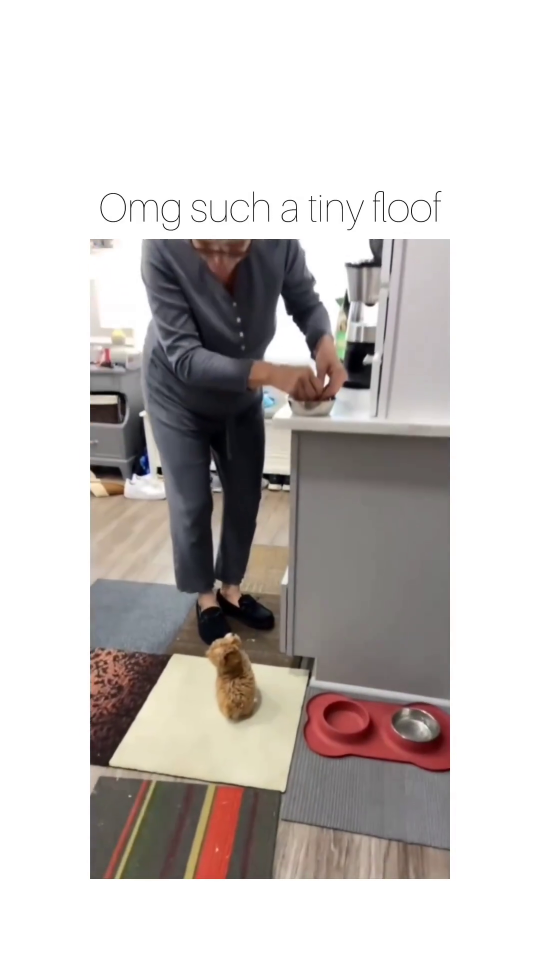
#> input picture frame 82 of ex/3333157214264966160.mp4, 1080 x 1920 px (shown at 1/2 size)
$ python main.py   (older library calls are emulated)
#> lines starting #> are read from the running program, lines starting #| are printed output that depends on the picture; after the words box and inside, x2 and y2 are one past the last pixel; in counts of white or black regions, pixels touching at a corner belong together
### folder.py
import os

def get_files_with_extension(folder_path, file_extension):
    # Ensure the file extension starts with a dot
#> called with folder_path = 'ex', file_extension = 'mp4'
    if not file_extension.startswith('.'):
        file_extension = '.' + file_extension

    # List to store the paths of matching files
    matching_files = []

    # Walk through the folder
    for root, dirs, files in os.walk(folder_path):
        for file in files:
            if file.lower().endswith(file_extension.lower()):
                matching_files.append(os.path.join(root, file))

    return matching_files

# [6 lines of commented-out code are left out]

### snapshot.py
import cv2

def capture_snapshot(video_path, output_path):
    # Open the video file
    video = cv2.VideoCapture(video_path)

    # Check if video opened successfully
    if not video.isOpened():
        print("Error: Could not open video.")
        return

    # Read the first frame
    success, frame = video.read()

    # If reading the frame was not successful, exit
    if not success:
        print("Error: Could not read frame.")
        return

    # Save the frame as a PNG image
    cv2.imwrite(output_path, frame)

    # Release the video object and close the window
    video.release()
    cv2.destroyAllWindows()

# Example usage:
# video_file = 'ex.mp4'  # Replace with your video file path
# output_file = 'snapshot.png'  # Output file path for the snapshot

# capture_snapshot(video_file, output_file)

### posize.py
import cv2

class ImageDetector:
    def __init__(self, image_path, min_width=100, min_height=100):
        self.image_path = image_path
        self.min_width = min_width
        self.min_height = min_height
        self.image = None
        self.gray_image = None
        self.binary_image = None
        self.contours = None

    def load_image(self):
        self.image = cv2.imread(self.image_path)
        if self.image is None:
            raise ValueError("Image not found or unable to load.")
        return self.image

    def convert_to_grayscale(self):
        self.gray_image = cv2.cvtColor(self.image, cv2.COLOR_BGR2GRAY)
        return self.gray_image

    def apply_threshold(self):
        _, self.binary_image = cv2.threshold(self.gray_image, 240, 255, cv2.THRESH_BINARY_INV)
        return self.binary_image

    def find_contours(self):
        self.contours, _ = cv2.findContours(self.binary_image, cv2.RETR_EXTERNAL, cv2.CHAIN_APPROX_SIMPLE)
        return self.contours

    def detect_main_image(self):
        main_x, main_y, main_w, main_h = 0, 0, 0, 0
        for contour in self.contours:
            x, y, w, h = cv2.boundingRect(contour)
            if w > self.min_width and h > self.min_height:
                main_x, main_y, main_w, main_h = x, y, w, h
                cv2.rectangle(self.image, (x, y), (x+w, y+h), (0, 255, 0), 2)
                #print(f"Position: ({x}, {y}), Width: {w}, Height: {h}")
        return main_x, main_y, main_w, main_h

    # [4 lines left out: function display_image, not called in this run]

    def process_image(self):
        self.load_image()
        self.convert_to_grayscale()
        self.apply_threshold()
        self.find_contours()
        self.detect_main_image()
        # [7 lines of commented-out code are left out]

### whitebgtext.py
import cv2
from PIL import Image
import numpy as np

def crop_text_from_upper_half(image_path, output_path=None):
    # Load the image
    image = cv2.imread(image_path)

    if image is None:
        raise ValueError(f"Image at path '{image_path}' could not be loaded.")

    # Get image dimensions
    height, width, _ = image.shape

    # Crop to the upper half of the image
    upper_half = image[:height // 2, :]

    # Convert the upper half to grayscale
    gray = cv2.cvtColor(upper_half, cv2.COLOR_BGR2GRAY)

    # Apply a binary threshold to get a binary image
    _, binary = cv2.threshold(gray, 240, 255, cv2.THRESH_BINARY_INV)

    # Find contours in the binary image
    contours, _ = cv2.findContours(binary, cv2.RETR_EXTERNAL, cv2.CHAIN_APPROX_SIMPLE)

    # Initialize variables to find the bounding box of all text
    min_x, min_y = float('inf'), float('inf')
    max_x, max_y = 0, 0

    # Loop through each contour to find the overall bounding box
    for contour in contours:
        x, y, w, h = cv2.boundingRect(contour)
        min_x = min(min_x, x)
        min_y = min(min_y, y)
        max_x = max(max_x, x + w)
        max_y = max(max_y, y + h)

    # Ensure we found some text, otherwise set the bounding box to the whole upper half
    if min_x == float('inf') or min_y == float('inf'):
        min_x, min_y, max_x, max_y = 0, 0, width, height // 2

    # Crop the image to the bounding box of the text
    cropped_image = upper_half[min_y:max_y, min_x:max_x]

    # Convert the cropped image to PIL format
    cropped_image_pil = Image.fromarray(cv2.cvtColor(cropped_image, cv2.COLOR_BGR2RGB))

    # Save or return the cropped image
    if output_path:
        cropped_image_pil.save(output_path)
    else:
        return cropped_image_pil

# Example usage
# crop_text_from_upper_half('ext.png', 't.jpg')

### crop.py
import cv2
import moviepy.editor as mp
import threading

class VideoProcessor:
    def __init__(self, input_path, x, y, width, height, output, temp):
        self.input_path = input_path
        self.temp_output_path = temp
        self.final_output_path = output
        self.x = x
        self.y = y
        self.width = width
        self.height = height

    def crop_video(self):
        cap = cv2.VideoCapture(self.input_path)
        fps = cap.get(cv2.CAP_PROP_FPS)
        frame_size = (int(self.width), int(self.height))
        fourcc = cv2.VideoWriter_fourcc(*'mp4v')
        out = cv2.VideoWriter(self.temp_output_path, fourcc, fps, frame_size)

        while True:
            ret, frame = cap.read()
            if not ret:
                break
            cropped_frame = frame[self.y:self.y + self.height, self.x:self.x + self.width]
            out.write(cropped_frame)

        cap.release()
        out.release()

    def combine_audio(self):
        video_clip = mp.VideoFileClip(self.temp_output_path)
        audio_clip = mp.VideoFileClip(self.input_path).audio

        # Ensure the video and audio have the same duration
        video_duration = video_clip.duration
        audio_clip = audio_clip.subclip(0, video_duration)

        # Trim the last half second
        trim_duration = 0.4
        trimmed_video_clip = video_clip.subclip(0, video_duration - trim_duration)
        trimmed_audio_clip = audio_clip.subclip(0, video_duration - trim_duration)

        final_clip = trimmed_video_clip.set_audio(trimmed_audio_clip)
        final_clip.write_videofile(self.final_output_path, codec='libx264', audio_codec='aac', preset='fast')

    def process_video(self):
        # Create threads for cropping video and combining audio
        crop_thread = threading.Thread(target=self.crop_video)
        crop_thread.start()
        crop_thread.join()  # Ensure cropping is finished before combining audio

        combine_thread = threading.Thread(target=self.combine_audio)
        combine_thread.start()
        combine_thread.join()


# [10 lines of commented-out code are left out]

### textpng.py
from PIL import Image, ImageDraw, ImageFont
import textwrap
import json

class TextImageCreator:
    def __init__(self, text, height_px, width_px, wrap=10, font_path="assets\\Poppins-Regular.ttf", font_size=212):
        self.text = text
        self.height_px = height_px
        self.width_px = width_px
        self.wrap = wrap
        self.font_path = font_path
        self.font_size = font_size

        self.image = Image.new("RGBA", (self.width_px, self.height_px), (255, 255, 255, 0))
        self.font = ImageFont.truetype(self.font_path, self.font_size)
        self.draw = ImageDraw.Draw(self.image)

    def wrap_text(self):
        return textwrap.wrap(self.text, width=self.wrap)

    def calculate_line_height(self):
        line_metrics = self.font.getmetrics()
        return line_metrics[0] + line_metrics[1] // 2

    def draw_text(self):
        lines = self.wrap_text()
        line_height = self.calculate_line_height()
        total_text_height = len(lines) * line_height
        y_start = (self.height_px - total_text_height) // 2

        for line in lines:
            bbox = self.draw.textbbox((0, 0), line, font=self.font)
            line_width = bbox[2] - bbox[0]
            x = (self.width_px - line_width) // 2
            y = y_start

            self.draw.text((x, y), line, font=self.font, fill="black")
            y_start += line_height

    def create_image(self):
        self.draw_text()
        return self.image

class LengthCalculator:
    @staticmethod
    def calculate(text):
        thresholds = [10, 20, 30, 40, 50, 60, 70, 80, 90, 100, 110, 120, 130, 140, 150]
        tl = len(text)

        for threshold in thresholds:
            if tl <= threshold:
                return str(threshold)

        return '150'

class FinalImageCreator:
    def __init__(self):
        with open('assets\\textsize.json', "r") as file:
            self.data = json.load(file)

    def create_final_image(self, text, output):
        text_length = LengthCalculator.calculate(text)
        wrap = int(self.data[text_length]['wrap'])
        font_size = int(self.data[text_length]['font_size'])

        text_image_creator = TextImageCreator(text, 900, 2700, wrap=wrap, font_size=font_size)
        image = text_image_creator.create_image()
        image.save(output)

# Usage
# final_image_creator = FinalImageCreator()
# final_image_creator.create_final_image("Your text here", "tempsnap\\output.png")

### ratio.py
import cv2

def get_video_recommendation(video_path):
    # Open the video file
    video = cv2.VideoCapture(video_path)

    if not video.isOpened():
        raise ValueError("Error opening video file")

    # Get the width and height of the video
    width = video.get(cv2.CAP_PROP_FRAME_WIDTH)
    height = video.get(cv2.CAP_PROP_FRAME_HEIGHT)

    # Release the video capture object
    video.release()

    # Find the greatest common divisor (gcd) to simplify the ratio
    def gcd(a, b):
        while b:
            a, b = b, a % b
        return a

    # Calculate the gcd of width and height
    common_divisor = gcd(int(width), int(height))

    # Calculate the ratio
    width_ratio = int(width // common_divisor)
    height_ratio = int(height // common_divisor)

    # Define standard aspect ratios
    standard_ratios = {
        (1, 1): "Square",
        (9, 16): "Vertical (9:16)",
        (16, 9): "Horizontal (16:9)",
        (2, 1): "Cinematic (2:1)",
        (3, 2): "Classic (3:2)",
        (2, 3): "Vertical (2:3)",
        (1, 2): "Vertical (1:2)"
    }

    # Function to check if the calculated ratio is close to a standard ratio within tolerance
    def is_close_to_standard_ratio(width_ratio, height_ratio, tolerance=0.05):
        for (w, h), ratio_name in standard_ratios.items():
            if abs(width_ratio / height_ratio - w / h) < tolerance or abs(height_ratio / width_ratio - h / w) < tolerance:
                return (w, h), ratio_name
        return None, None

    # Determine the type of ratio
    ratio_type = is_close_to_standard_ratio(width_ratio, height_ratio)

    if ratio_type is None:
        return None

    return ratio_type[0]

# Example usage:
# video_path = 'temp_cropped_video.mp4'
# print(get_video_recommendation(video_path))

### video_edit.py
from moviepy.editor import ColorClip, VideoFileClip, CompositeVideoClip, ImageClip, vfx, AudioFileClip
from moviepy.video.fx.all import resize, fadein, speedx
from moviepy.video.fx.all import colorx, lum_contrast
from ratio import get_video_recommendation
from delete import delete_file
import json

class FinalVideoCreator:
    def __init__(self, overlay_video_path, overlay_image_path, grain, output_video_path, delete=False, audio=False, audio_path=None, carousels=False):
        self.overlay_video_path = overlay_video_path
        self.overlay_image_path = overlay_image_path
        self.grain = grain
        self.output_video_path = output_video_path
        self.delete = delete
        self.audio = audio
        self.audio_path = audio_path
        self.carousels = carousels

    def video_size(self):
        video_ratio = get_video_recommendation(self.overlay_video_path)
        ratio_map = {
            (1, 1): "1:1",
            (2, 1): "2:1",
            (1, 2): "1:2",
            (9, 16): "9:16",
            (16, 9): "16:9",
            (2, 3): "2:3",
            (3, 2): "3:2",
            None: "9:16"
        }
        ratio_vid_key = ratio_map.get(video_ratio, None)
        if ratio_vid_key is None:
            raise ValueError("Unsupported video ratio")
        print(ratio_vid_key)

        if(self.carousels):
            with open("assets\\video_pns_carousels.json", 'r') as file:
                ratio_data = json.load(file)
                ratio_vid = ratio_data[ratio_vid_key]
        else:
            with open("assets\\video_pns_reels.json", 'r') as file:
                ratio_data = json.load(file)
                ratio_vid = ratio_data[ratio_vid_key]

        self.main_height = ratio_vid["height"]
        self.main_width = ratio_vid["width"]
        self.main_top = ratio_vid["top"]
        self.main_left = ratio_vid["left"]

    def create_final_video(self):
        # Initialize video size attributes
        self.video_size()

        # Load the overlay video
        overlay_video = VideoFileClip(self.overlay_video_path)

        # Apply effects to the overlay video
        overlay_video = overlay_video.fx(vfx.mirror_x)  # Mirror effect
        overlay_video = fadein(overlay_video, 1)  # Fade-in effect (2 seconds)
        overlay_video = overlay_video.fx(vfx.colorx, 1.03)  # Increase brightness
        overlay_video = overlay_video.fx(vfx.lum_contrast, contrast=-0.1)  # Increase contrast
        overlay_video = overlay_video.fx(vfx.speedx, factor=1.10)  # Increase speed

        # Set the duration and resolution for the white screen
        duration = overlay_video.duration  # seconds
        if(self.carousels):
            width, height = 1080, 1350  # resolution
        else:
            width, height = 1080, 1920  # resolution

        # Create a blank white clip
        white_clip = ColorClip(size=(width, height), color=(255, 255, 255), duration=duration)

        # Set the position and size for the overlay video
        # Assuming 1 cm = 37.7953 pixels (approx)
        def Cm(value):
            return value * 37.7953

        left = Cm(self.main_left)
        top = Cm(self.main_top)
        overlay_width = Cm(self.main_width)
        overlay_height = Cm(self.main_height)

        # Resize the overlay video to the specified width and height
        overlay_video_resized = resize(overlay_video, newsize=(overlay_width, overlay_height))

        # Position the overlay video on the white screen
        overlay_video_positioned = overlay_video_resized.set_position((left, top))

        # Load the image overlay
        overlay_image = ImageClip(self.overlay_image_path)

        # Resize and position the image overlay
        overlay_image = self.resize_and_position_overlay(overlay_image, overlay_video.duration)

        # Load the grain overlay
        grain_overlay = ImageClip(self.grain)

        # Resize and position the grain overlay
        grain_overlay = self.resize_and_position_overlay_grain(grain_overlay, overlay_video.duration)

        # Composite the overlays on top of the white screen
        final_video = CompositeVideoClip([white_clip, overlay_video_positioned, overlay_image, grain_overlay])

        # Check if an external audio file should be used
        if self.audio and self.audio_path:
            external_audio = AudioFileClip(self.audio_path).set_duration(duration)
            final_video = final_video.set_audio(external_audio)
        else:
            final_video = final_video.set_audio(overlay_video.audio)

        # Write the final video to a file
        final_video.write_videofile(self.output_video_path, codec="libx264")

        # Deleting input video if specified
        if self.delete:
            delete_file(self.overlay_video_path)
            print(f"{self.overlay_video_path} Video is deleted!!")

    # [45 lines left out: functions resize_and_position_overlay, resize_and_position_overlay_grain, not called in this run]

### ocr.py
from google.cloud import vision
import io

def detect_text_in_image(image_path):
    """
    Detects text in the given image using Google Cloud Vision API and returns the extracted text.

    :param image_path: Path to the image file.
    :return: Extracted text from the image.
    """
    try:
        # Initialize a client
        client = vision.ImageAnnotatorClient()

        # Read the image file
        with io.open(image_path, 'rb') as image_file:
            content = image_file.read()

        # Construct an image instance
        image = vision.Image(content=content)

        # Perform text detection on the image file
        response = client.text_detection(image=image)
        texts = response.text_annotations

        if response.error.message:
            raise Exception(response.error.message)

        # Extract detected text
        detected_text = texts[0].description if texts else 'No text detected'

        return detected_text
    except Exception as e:
        return str(e)

# Example usage:
# Ensure that the path to your JSON key file is set in the environment variable
import os
os.environ['GOOGLE_APPLICATION_CREDENTIALS'] = 'assets\metal-sky-427303-k8-d50bf27a72c3.json'

# image_path = 'temp\snapshot.png'
# detected_text = detect_text_in_image(image_path)
# print(detected_text)

### main.py
from snapshot import capture_snapshot
from posize import ImageDetector
from crop import VideoProcessor
from folder import get_files_with_extension
from video_edit import FinalVideoCreator
from ocr import detect_text_in_image
from textpng import FinalImageCreator
from whitebgtext import crop_text_from_upper_half

def final_crop_video(input_video, output_path):
    """
    Process a video to capture a snapshot, detect the main image, crop the video, and return the detected text.

    :param input_video: Path to the input video file.
    :param output_path: Path to save the cropped video file.
    :return: Detected text from the snapshot.
    """
    # Step 1: Capture a snapshot from the video
    snapshot_path = 'temp/snapshot.png'
    capture_snapshot(video_path=input_video, output_path=snapshot_path)
#> in capture_snapshot, frame is the input picture: shape (1920, 1080, 3); mean B, G, R 193.4, 195.5, 200.4
    print("Screenshot captured.")

    # Step 2: Detect position and size of the main image in the snapshot
    detector = ImageDetector(snapshot_path, min_width=100, min_height=100)
    detector.process_image()
#> in convert_to_grayscale, `self.gray_image = cv2.cvtColor(self.image, cv2.COLOR_BGR2GRAY)`:
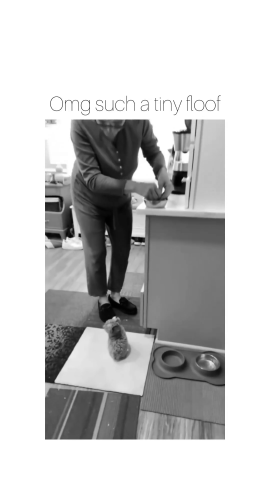
#> self.gray_image: shape (1920, 1080) (shown at 1/4 size); min 0, max 255, mean 196.7
#> in apply_threshold, `_, self.binary_image = cv2.threshold(self.gray_image, 240, 255, cv2.TH..`:
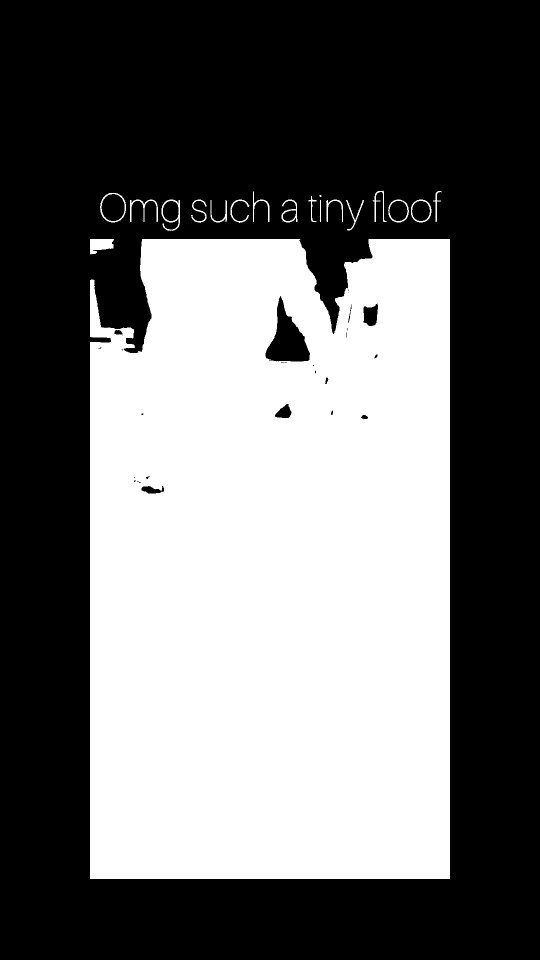
#> self.binary_image: shape (1920, 1080) (shown at 1/2 size); 42.8% white; 22 white regions (4 under 20 px)
#> in find_contours, `self.contours, _ = cv2.findContours(self.binary_image, cv2.RETR_EXTERN..`: self.contours = 22 contours, 4 with area under 20; largest, box (x1, y1, x2, y2) and area: (180, 478, 900, 1758) 887720, (200, 386, 252, 445) 2375, (323, 399, 360, 462) 1470, (822, 399, 863, 445) 1460, (776, 399, 818, 445) 1452
#> the loop in detect_main_image, `for contour in self.contours:` made 22 passes
#> (x, y, w, h, main_x, main_y, main_w, main_h) on pass 1: (180, 478, 720, 1280, 180, 478, 720, 1280)
#> after the loop in detect_main_image, `for contour in self.contours:`:
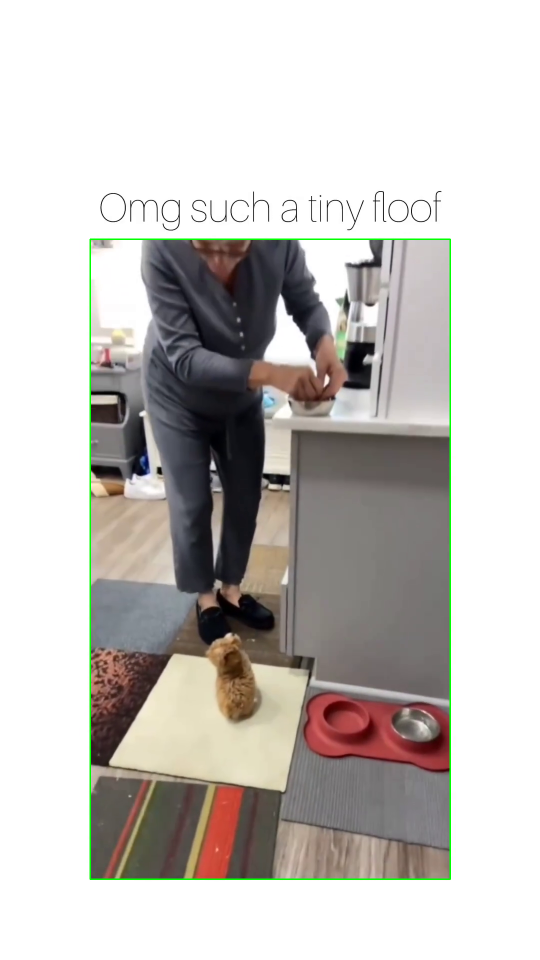
#> self.image: shape (1920, 1080, 3) (shown at 1/2 size); 0.58% of pixels changed, all inside (x1, y1, x2, y2) = (179, 477, 902, 1760)
    x, y, w, h = detector.detect_main_image()
#> the loop in detect_main_image (call 2), `for contour in self.contours:` made 22 passes
#> x = 180; y = 478; w = 720; h = 1280
    print("Position defined.")

    # Step 3: Perform OCR on the snapshot to detect text
    crop_text_from_upper_half(snapshot_path, 'temp\\ocrtext.png')
#> in crop_text_from_upper_half, `upper_half = image[:height // 2, :]`:
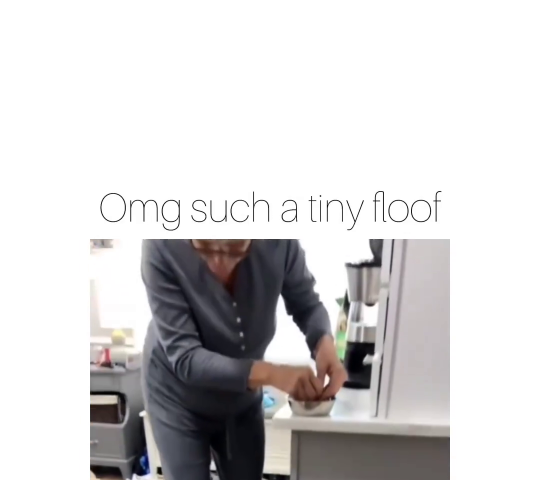
#> upper_half: shape (960, 1080, 3) (shown at 1/2 size); mean B, G, R 211, 210.5, 212.1
#> in crop_text_from_upper_half, `_, binary = cv2.threshold(gray, 240, 255, cv2.THRESH_BINARY_INV)`:
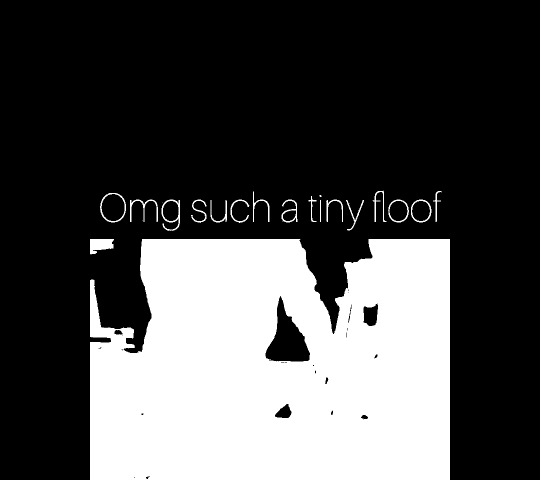
#> binary: shape (960, 1080) (shown at 1/2 size); 30.3% white; 22 white regions (4 under 20 px)
#> in crop_text_from_upper_half, `contours, _ = cv2.findContours(binary, cv2.RETR_EXTERNAL, cv2.CHAIN_AP..`: contours = 22 contours, 4 with area under 20; largest, box (x1, y1, x2, y2) and area: (180, 478, 900, 960) 313958, (200, 386, 252, 445) 2375, (323, 399, 360, 462) 1470, (822, 399, 863, 445) 1460, (776, 399, 818, 445) 1452
#> the loop in crop_text_from_upper_half, `for contour in contours:` made 22 passes
#> (x, y, w, h, min_y) on passes 1, 2, 3, 4, 5, 6, 8, 9: (180, 478, 720, 482, 478), (180, 478, 48, 31, 478), (284, 440, 1, 1, 440), (408, 430, 1, 1, 430), (324, 404, 1, 1, 404), (692, 400, 36, 61, 400), (421, 400, 33, 45, 400), (822, 399, 41, 46, 399)
#> (the rest of the program and of its run is left out)
